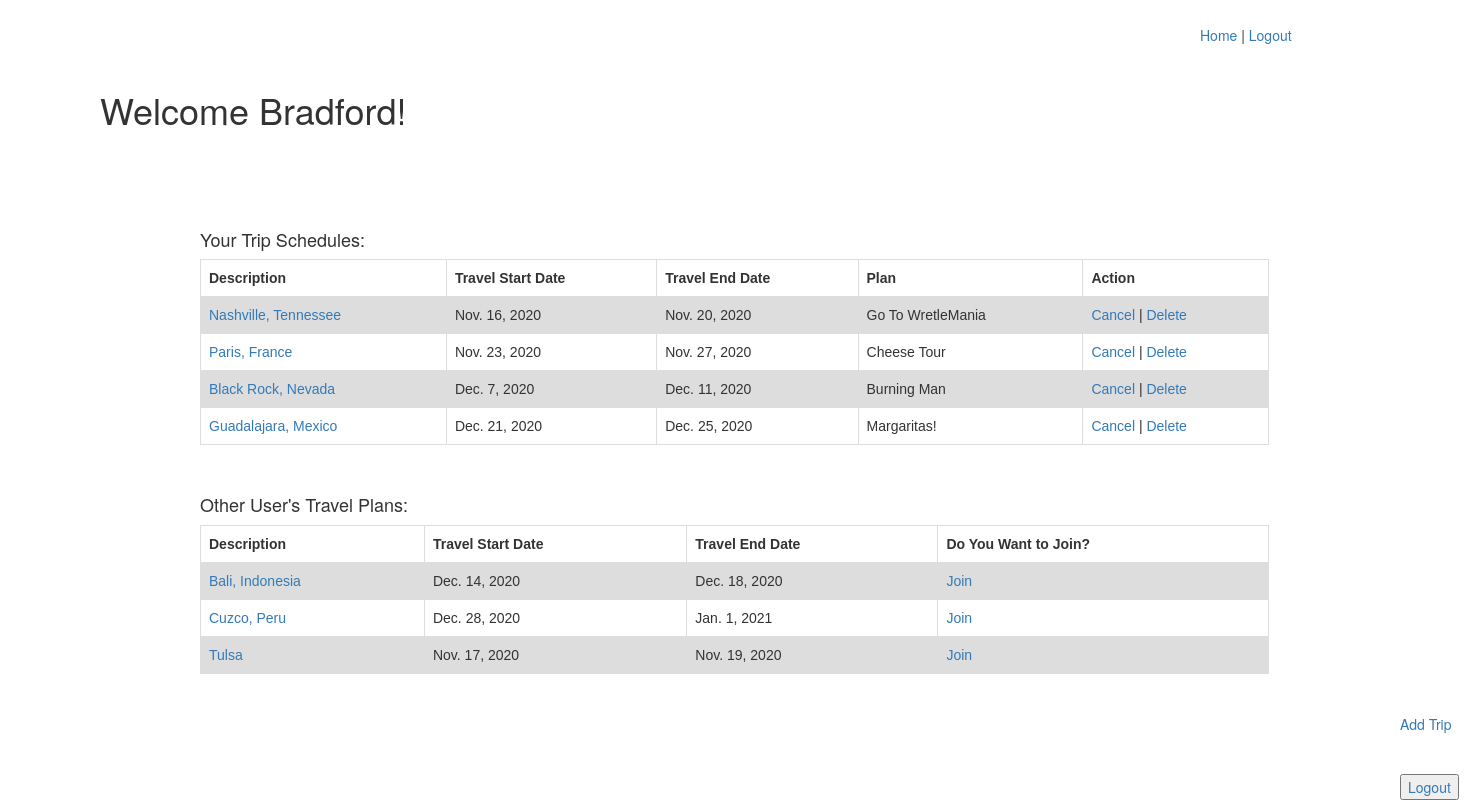
Page /success (signed in) on the committed database.
### loginApp/models.py (models this page shows)
class User(models.Model):
    first_name = models.CharField(max_length=255)
    last_name = models.CharField(max_length=255)
    email_address = models.CharField(max_length=255)
    password = models.CharField(max_length=255)
    created_at = models.DateTimeField(auto_now_add=True)
    updated_at = models.DateTimeField(auto_now=True)
    objects = UserManager()

class Item(models.Model):
    item = models.CharField(max_length=255)
    added_by = models.ForeignKey(User, related_name = 'items_created', on_delete = models.CASCADE)
    wishlist = models.ManyToManyField(User, related_name = 'fav_items')
    start_date = models.DateField(null=True)
    release_date = models.DateField()
    plan = models.CharField(max_length=255, null= True)
    created_at = models.DateTimeField(auto_now_add=True)
    updated_at = models.DateTimeField(auto_now=True)
    objects = ItemManager()

### loginApp/views.py (the view)
# urls.py: path('success', views.success),
def success(request):
    if 'loggedInId' not in request.session:
        messages.error(request, "You must log in first")
        return redirect("/")
    context = {
        'loggedInUser': User.objects.get(id=request.session['loggedInId']),
        'allItems': Item.objects.all(),
        'favItems': Item.objects.filter(wishlist=User.objects.get(id=request.session['loggedInId'])),
        'nonFav': Item.objects.exclude(wishlist=User.objects.get(id=request.session['loggedInId'])),
    }
    return render(request, 'success.html', context)

### loginApp/templates/success.html (shortened to what this page needs)
<!DOCTYPE html>
<html lang="en">
<head>
    <link rel="stylesheet" href="https://maxcdn.bootstrapcdn.com/bootstrap/3.4.1/css/bootstrap.min.css">
</head>
<body>
    <p style="padding-left: 1200px; padding-top: 25px;"><a href="/success">Home</a> | <a href="/logout">Logout</a></p>
    <h1 style="padding-left: 100px; padding-top: 25px;">Welcome {{loggedInUser.first_name}}!</h1>
    <br><br>
    <div class="table">
    <br><br>
    <h4>Your Trip Schedules:</h4>
    <table>
        <tr>
            <th>Description</th>
            <th>Travel Start Date</th>
            <th>Travel End Date</th>
            <th>Plan</th>
            <th>Action</th>
        </tr>
        {% for item in favItems %}
        <tr>
            <td><a href="/item/{{item.id}}">{{item.item}}</a></td>
            <td>{{item.start_date}}</td>
            <td>{{item.release_date}}</td>
            <td>{{item.plan}}</td>
            <td><a href="/remove/{{item.id}}">Cancel</a> |
                <a href="/delete/{{item.id}}">Delete</a></td>
        </tr>
        {% endfor %}
    </table>
    <br><br>
    <h4>Other User's Travel Plans:</h4>
    <table>
        <tr>
            <th>Description</th>
            <th>Travel Start Date</th>
            <th>Travel End Date</th>
            <th>Do You Want to Join?</th>
        </tr>
        {% for item in nonFav %}
        <tr>
            <td><a href="/item/{{item.id}}">{{item.item}}</a></td>
            <td>{{item.start_date}}</td>
            <td>{{item.release_date}}</td>
            <td><a href="/addFav/{{item.id}}">Join</a></td>
        </tr>
        {% endfor %}
    </table>
</div>
    <br>
    <a href="/item/create" style="padding-left: 1400px;">Add Trip</a>
    <br><br><br>
    <a href="/logout" style="padding-left: 1400px;"><input type="submit" value="Logout"></a>
</body>
</html>

### loginApp/templates/success.html (style rules this page uses)
table { font-family: arial, sans-serif; border-collapse: collapse; width: 100%; }
td, th { border: 1px solid #dddddd; text-align: left; padding: 8px; }
tr:nth-child(even) { background-color: #dddddd; }
.table { padding-left: 200px; padding-right: 200px; }

### rows in the picture
User: first_name "Bradford"
Item: item "Nashville, Tennessee", start_date "Nov. 16, 2020", release_date "Nov. 20, 2020", plan "Go To WretleMania"
Item: item "Paris, France", start_date "Nov. 23, 2020", release_date "Nov. 27, 2020", plan "Cheese Tour"
Item: item "Black Rock, Nevada", start_date "Dec. 7, 2020", release_date "Dec. 11, 2020", plan "Burning Man"
Item: item "Guadalajara, Mexico", start_date "Dec. 21, 2020", release_date "Dec. 25, 2020", plan "Margaritas!"
Item: item "Bali, Indonesia", start_date "Dec. 14, 2020", release_date "Dec. 18, 2020"
Item: item "Cuzco, Peru", start_date "Dec. 28, 2020", release_date "Jan. 1, 2021"
Item: item "Tulsa", start_date "Nov. 17, 2020", release_date "Nov. 19, 2020"
